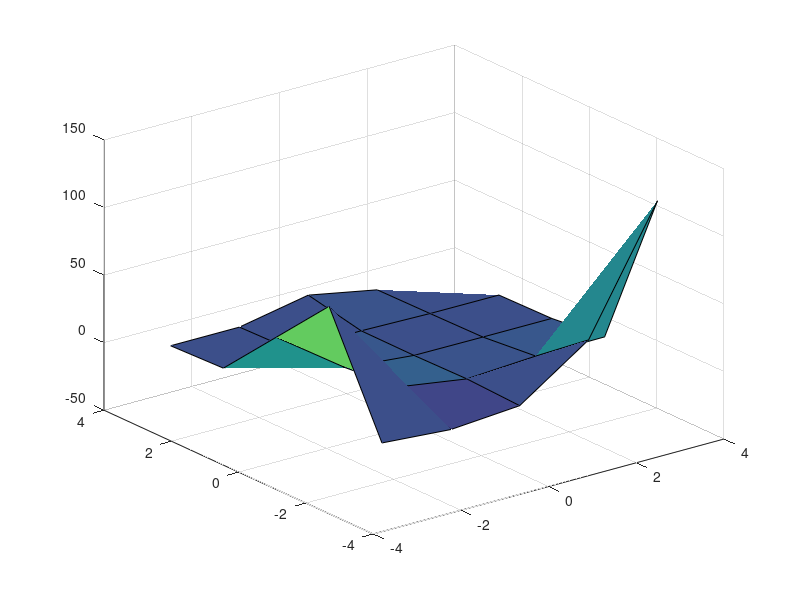
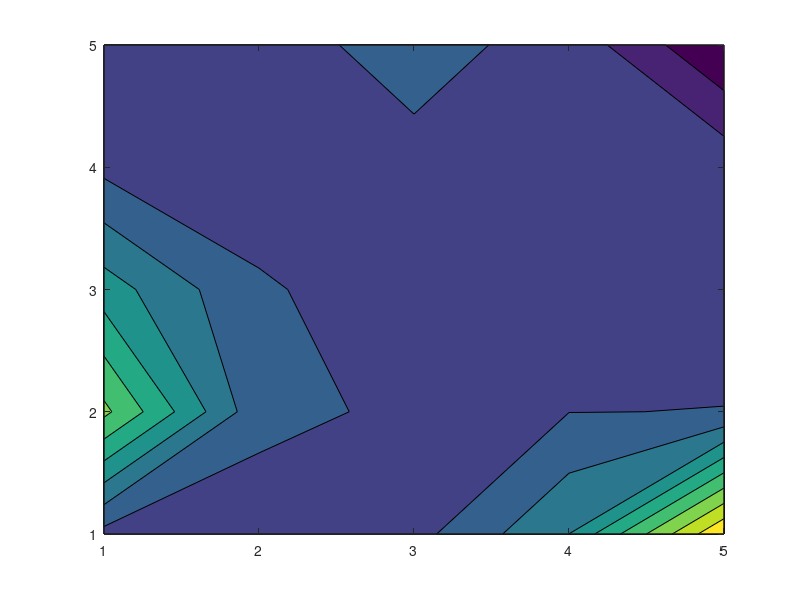

Recreate these plots in MATLAB, in order.
%   2D Helmholtz Equation
%   Daniel Cariel
%       This codes..... Add description 


%Region for the Helmholtz Equation
clc; clear all;
n=input( 'Input value of n:');
a_x= -pi;
b_x= pi;
a_y= -pi;
b_y= pi;
x= linspace(a_x,b_y,n);
y= linspace(a_y,b_y,n);

%Discretization Coefficients
   gamma= -3.14;
   h= (2*b_x)/n;
   
 
   
 
 
 
% Boundary Conditions
 
 
 
%  GAUSS SEIDEL NUMERICAL SOLVER 
 
 u= zeros(n); % Initial guess for gauss seidel approximation 
 
 %Boundary Conditions
    %Dirishlet 
    u(:,1)= b_y.*((b_y-a_y).^2)+ ((x(:)-a_x)/(b_x-a_x)).* (((b_y-a_y).^2).*cos(pi.*(b_y/a_y))-b_y.*(b_y-a_y).^2);

    u(n,:)= ((y(:)-a_y).^2).*cos(pi.*(y(:)/a_y));
 
    u(1,:)= y(:).*(y(:)-a_y).^2;


 
 %Gauss Seidel Iterations
 error=1;
 iteration=0;

while max(max(error))>=1e-6
% while iteration < 100
   
  iteration=iteration+1;
  u_0=u;
    for i=2:n-1
        for j=2:n-1
          F(i,j)= cos((pi/2)*(2*((x(i)-a_x)/(b_x-a_x))+1))*sin((pi*y(j)-a_y)/(b_y-a_y));
          u(i,j)= (1/((gamma*h^2)-4))*((h^2)*F(i,j)-(u(i+1,j)+u(i-1,j)+u(i,j+1)+u(i,j-1)));
        end 
        u(i,n)= (1/((gamma*h^2)-4))*((h^2)*F(i,j)-(u(i+1,j)+u(i-1,j)+u(i,j+1)+u(i,j+1))); 
    end
     u_f=u;
     error= abs(u_f-u_0)./(u_f)

end 


iteration

figure(1)
surf(x,y,u)
figure(2)
contourf(u)
     
 
 
 
 